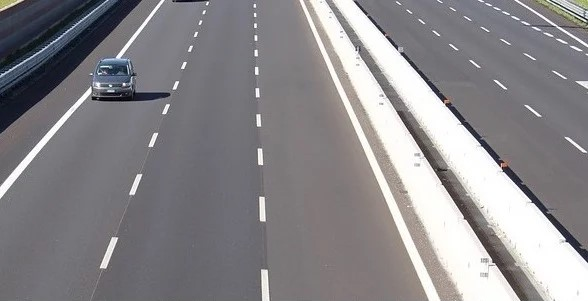
#> input picture imageProcessing/2023Week6/lane_hough.jpg, 588 x 301 px
$ python t4.py
#> lines starting #> are read from the running program, lines starting #| are printed output that depends on the picture; after the words box and inside, x2 and y2 are one past the last pixel; in counts of white or black regions, pixels touching at a corner belong together
import numpy as np
import cv2
# Read image
img = cv2.imread('lane_hough.jpg',cv2.IMREAD_COLOR) # road.png is the filename
#> img is the input picture: shape (301, 588, 3); mean B, G, R 138.1, 135, 137.2

# Convert the image to grayscale
gray = cv2.cvtColor(img, cv2.COLOR_BGR2GRAY)
# Find the edges in the image using canny detector
edges = cv2.Canny(gray, 50, 200)
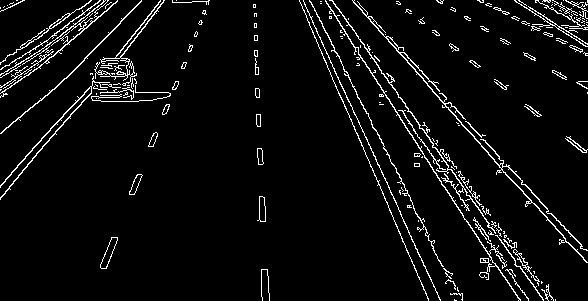
#> edges: shape (301, 588); 5.1% white in thin lines or dots

# Detect points that form a line
lines = cv2.HoughLinesP(edges, 1, np.pi/180, 68, minLineLength=15, maxLineGap=250)
#> lines = 41 rows, first 6: [332, 0, 542, 299], [340, 25, 518, 300], [353, 2, 587, 262], [316, 31, 437, 292], [0, 199, 160, 1], [368, 16, 586, 250]
#lines = cv2.HoughLinesP(edges, 1, np.pi/180, minLineLength=10, maxLineGap=250)
# Draw lines on the image
for line in lines:
   x1, y1, x2, y2 = line[0]
   cv2.line(img, (x1, y1), (x2, y2), (255, 0, 0), 3)
#> this loop made 41 passes
#> (x1, y1, x2, y2) on passes 1 to 12: (332, 0, 542, 299), (340, 25, 518, 300), (353, 2, 587, 262), (316, 31, 437, 292), (0, 199, 160, 1), (368, 16, 586, 250), (309, 0, 462, 300), (432, 91, 586, 262), (337, 15, 528, 298), (299, 0, 402, 241), (0, 185, 157, 10), (325, 1, 517, 297)
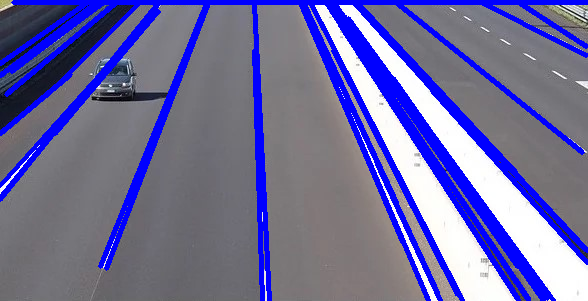
#> img: shape (301, 588, 3); 18.34% of pixels changed, all inside (x1, y1, x2, y2) = (0, 0, 588, 301)
# Show result
print("Line Detection using Hough Transform")
cv2.imshow('lanes',img)
cv2.waitKey(0)
cv2.destroyAllWindows()

$ run again, with imageProcessing/2023Week6/sudoku.jpg copied over imageProcessing/2023Week6/lane_hough.jpg
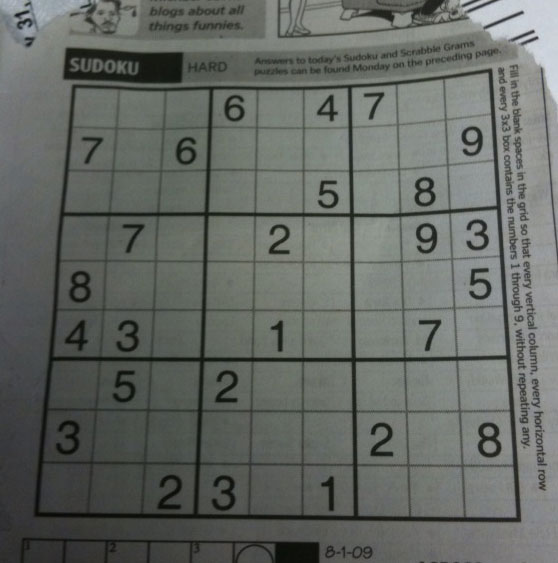
#> input picture imageProcessing/2023Week6/sudoku.jpg, 558 x 563 px
#> img is the input picture: shape (563, 558, 3); mean B, G, R 99.5, 104.1, 100
#> `edges = cv2.Canny(gray, 50, 200)`:
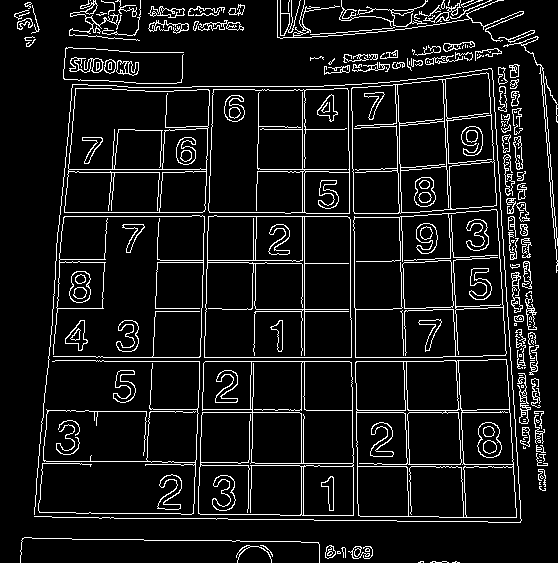
#> edges: shape (563, 558); 8.8% white in thin lines or dots
#> lines = 107 rows, first 6: [48, 357, 536, 357], [43, 412, 543, 412], [48, 361, 537, 361], [59, 216, 555, 216], [193, 540, 212, 9], [394, 10, 412, 521]
#> the loop `for line in lines:` made 107 passes
#> after the loop `for line in lines:`:
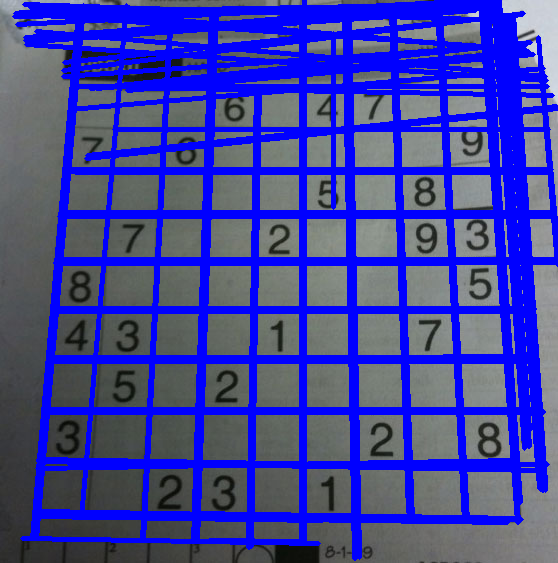
#> img: shape (563, 558, 3); mean B, G, R 158.4, 67.9, 65.3
